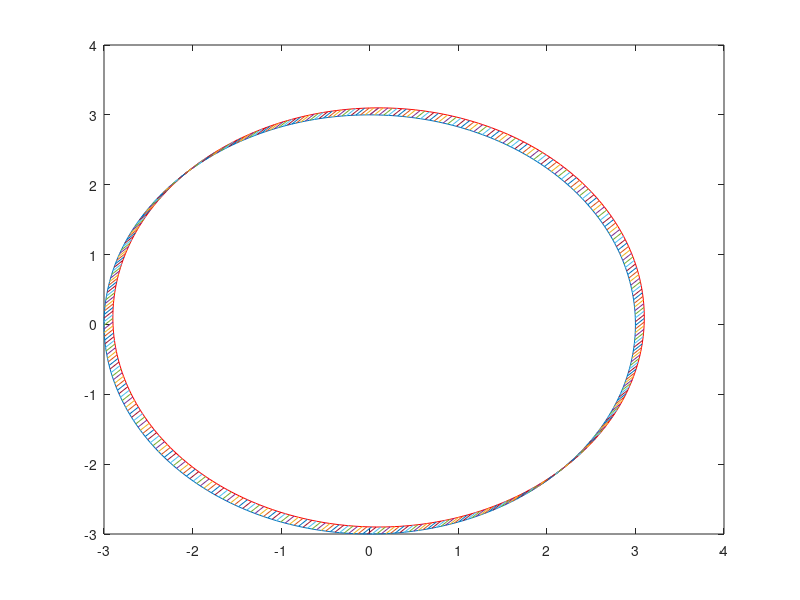
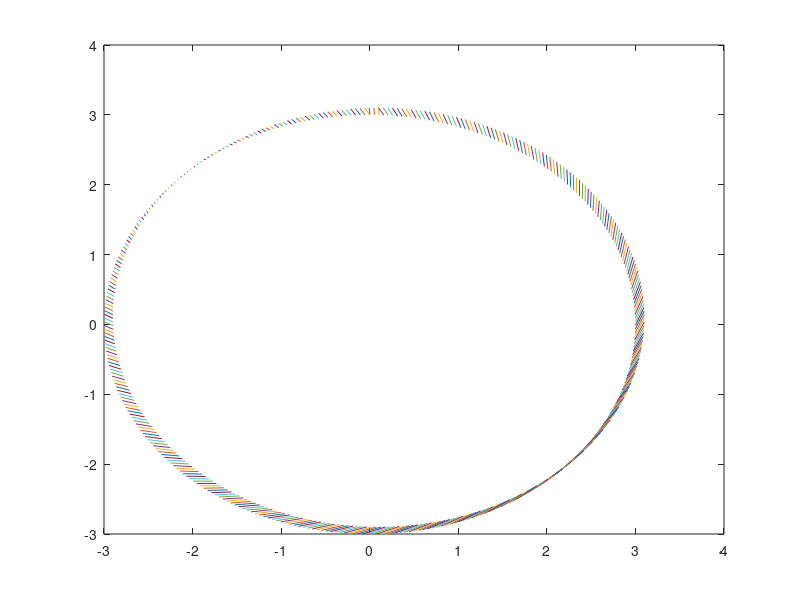
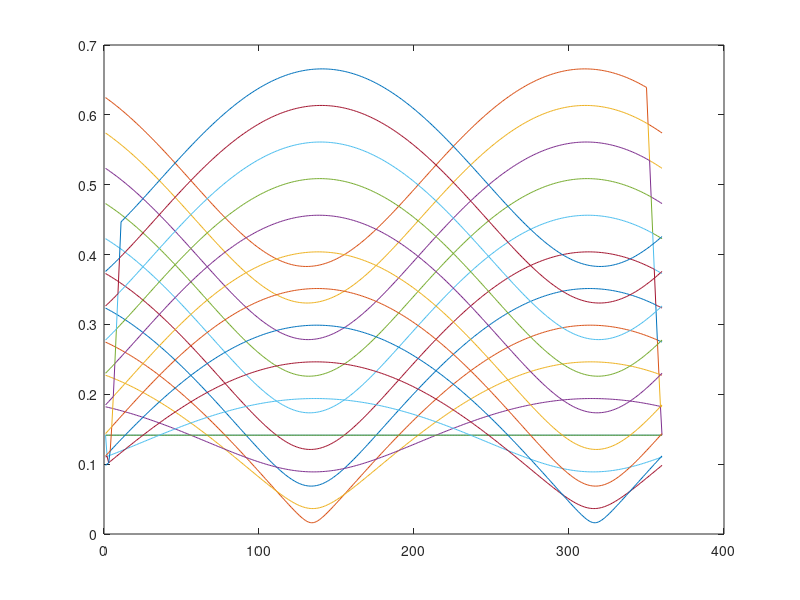

MATLAB code for these plots, in order:
close all;
dia = 3;
aline_num = 360;
cxs = dia * sin(linspace(0, 2*pi, aline_num));
cys = dia * cos(linspace(0, 2*pi, aline_num));
figure;plot(cxs, cys);
mov = [0.1, 0.1];
cxe = dia * sin(linspace(0, 2*pi, aline_num))+mov(1);
cye = dia * cos(linspace(0, 2*pi, aline_num))+mov(2);
hold on;plot(cxe, cye,'r');
 
x = [cxs; cxe];
y = [cys; cye];
hold on;plot(x, y);

cxe_shift = circshift(cxe, [0, 3]);
cye_shift = circshift(cye, [0, 3]);
x = [cxs; cxe_shift];
y = [cys; cye_shift];
figure;plot(x, y);

error = 0;
delta_s = sqrt((cxs-cxe).^2 + (cys-cye).^2);
figure;plot(delta_s);
for i = -10:10
    cxe_shift = circshift(cxe, [0, i]);
    cye_shift = circshift(cye, [0, i]);
    delta_c = sqrt((cxs-cxe_shift).^2 + (cys-cye_shift).^2);
    error = abs(delta_c - delta_s);
    hold on;plot(delta_c);
end


